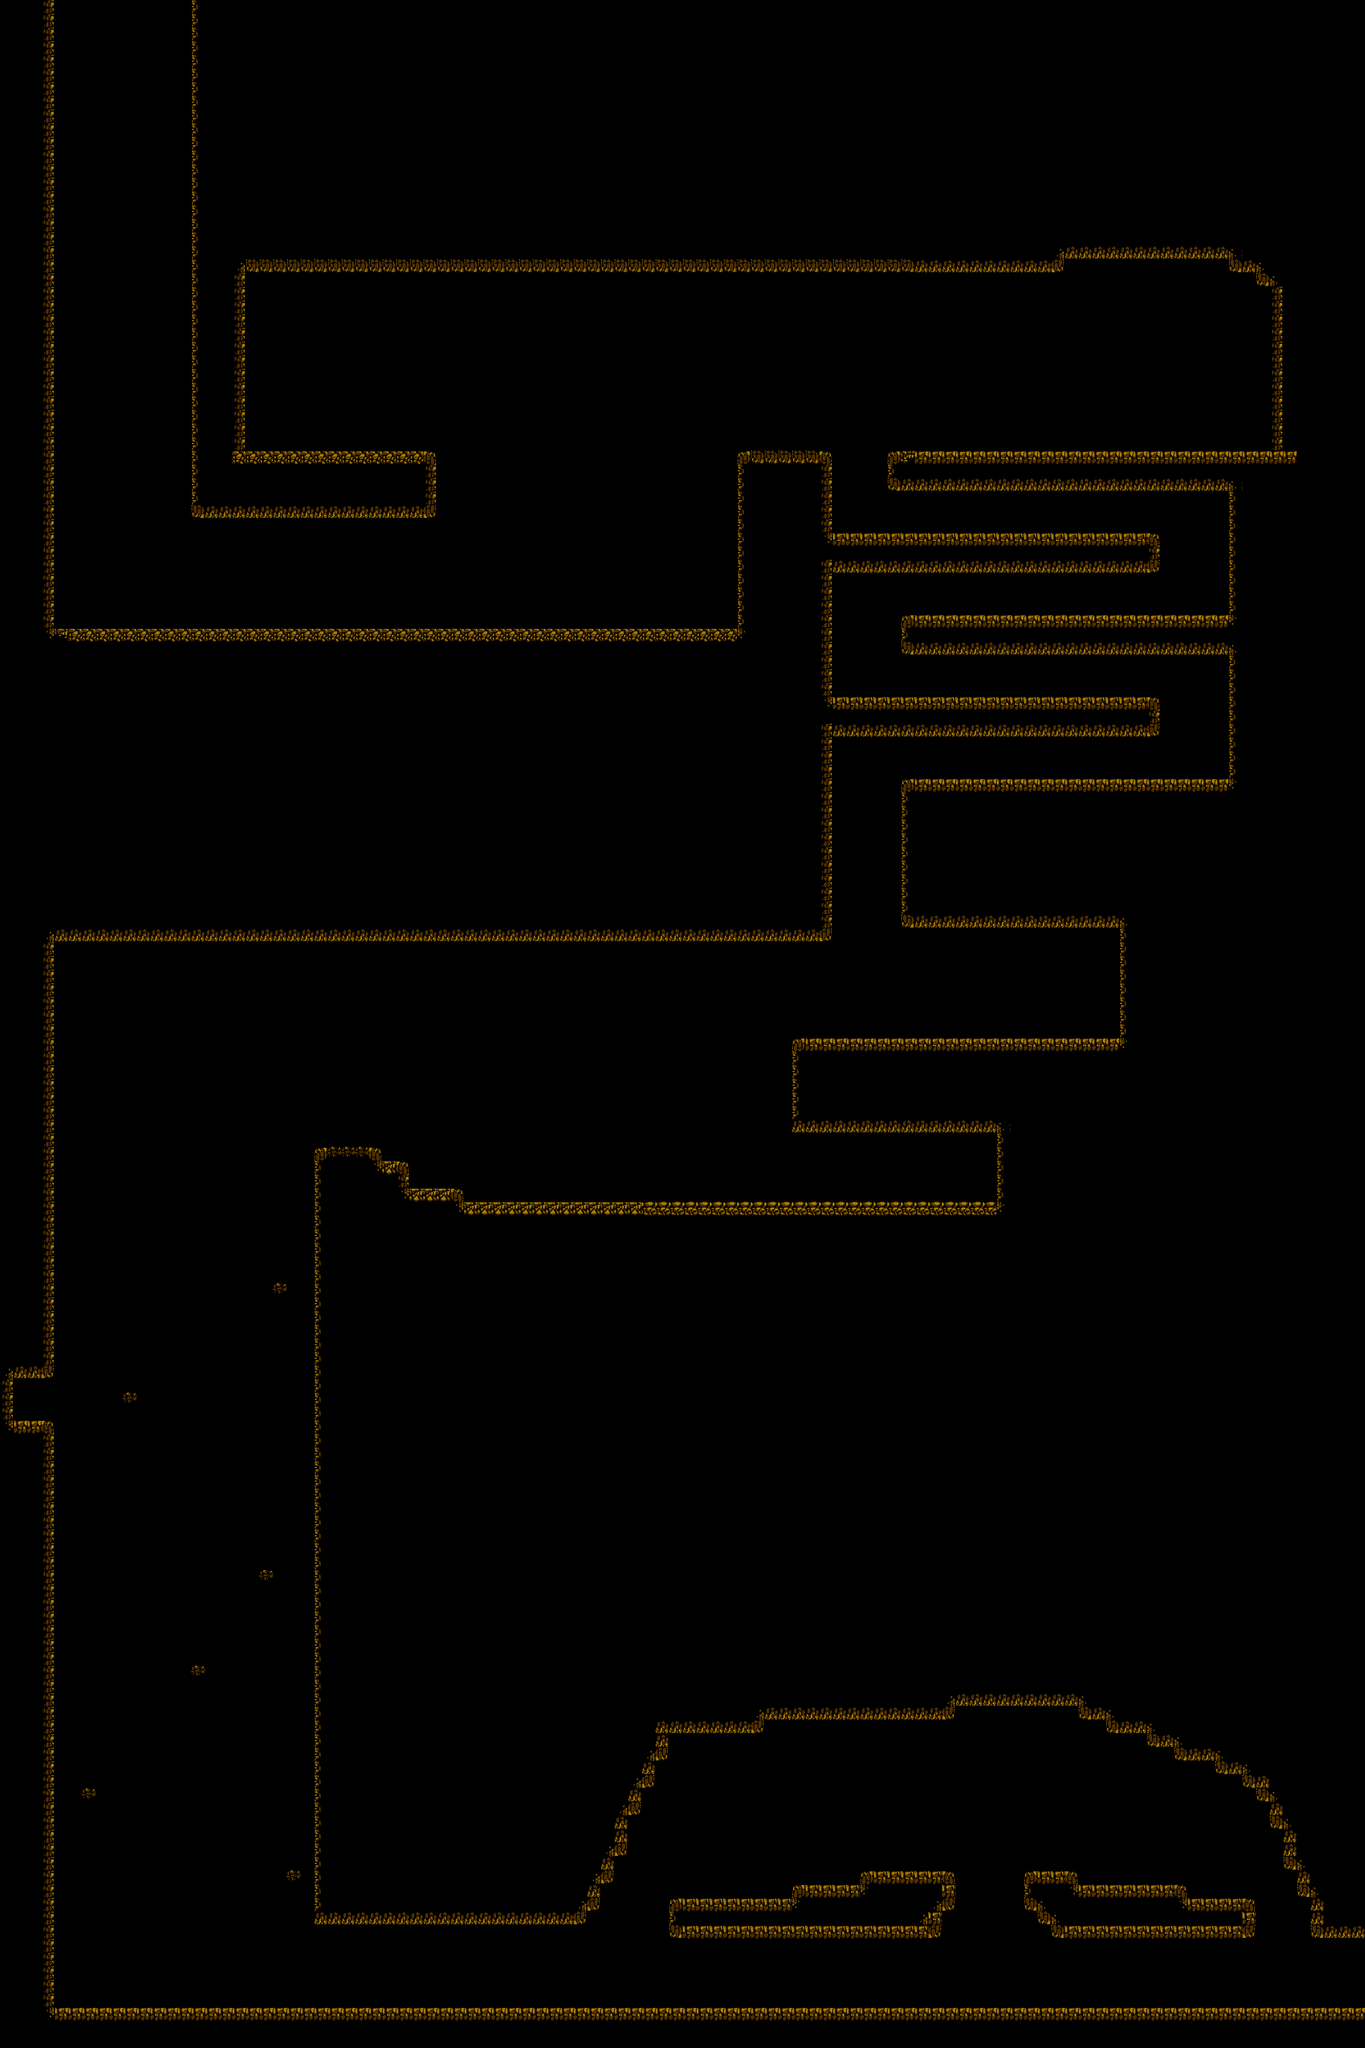

Tiled map render using the project's own tile images. Description and the map definition, with tile-layer contents summarised, below:
An orthogonal 100x150 tile map with 32x32 px tiles, 1 tile layer (Texture), 3 tilesets and 3 objects (2x Node, Node Platform).

<map version="1.0" orientation="orthogonal" renderorder="left-down" width="100" height="150" tilewidth="32" tileheight="32" nextobjectid="35">
 <tileset firstgid="1" name="groundTileset" tilewidth="32" tileheight="32" tilecount="9">
  <image source="Tiles/groundTileset.png" width="288" height="32" />
 </tileset>
 <tileset firstgid="10" name="RockSpritestrip" tilewidth="32" tileheight="32" tilecount="10">
  <image source="Tiles/RockSpritestrip.png" width="320" height="32" />
 </tileset>
 <tileset firstgid="20" name="Cave_OG" tilewidth="32" tileheight="32" tilecount="28">
  <image source="Tiles/Cave_OG.png" width="896" height="32" />
 </tileset>
 <layer name="Texture" width="100" height="150">
  <data>[15000 cells, 9287 non-empty, 22 distinct tile ids]</data>
 </layer>
 <objectgroup name="Blocks" />
 <objectgroup name="Platform">
  <object id="32" name="Node" x="2304" y="4384" width="16" height="16">
   <properties>
    <property name="id" value="n_1" />
    <property name="n" value="n_0" />
    <property name="type" value="Node" />
    <property name="x" value="2304.00" />
    <property name="y" value="4384.00" />
   </properties>
  </object>
  <object id="33" name="Node Platform" x="2240" y="4384" width="160" height="16">
   <properties>
    <property name="id" value="n_0" />
    <property name="type" value="NodePlatform" />
    <property name="x" value="2240.00" />
    <property name="y" value="4384.00" />
   </properties>
  </object>
  <object id="34" name="Node" x="2304" y="4672" width="16" height="16">
   <properties>
    <property name="id" value="n_0" />
    <property name="n" value="n_1" />
    <property name="type" value="Node" />
    <property name="x" value="2304.00" />
    <property name="y" value="4672.00" />
   </properties>
  </object>
 </objectgroup>
 <objectgroup name="Level_Data" />
 <objectgroup name="Enemy_Data" />
 <objectgroup name="Player_Data" />
 <objectgroup name="Terrain" />
 <objectgroup name="BG" />
 <objectgroup name="FG" />
</map>
